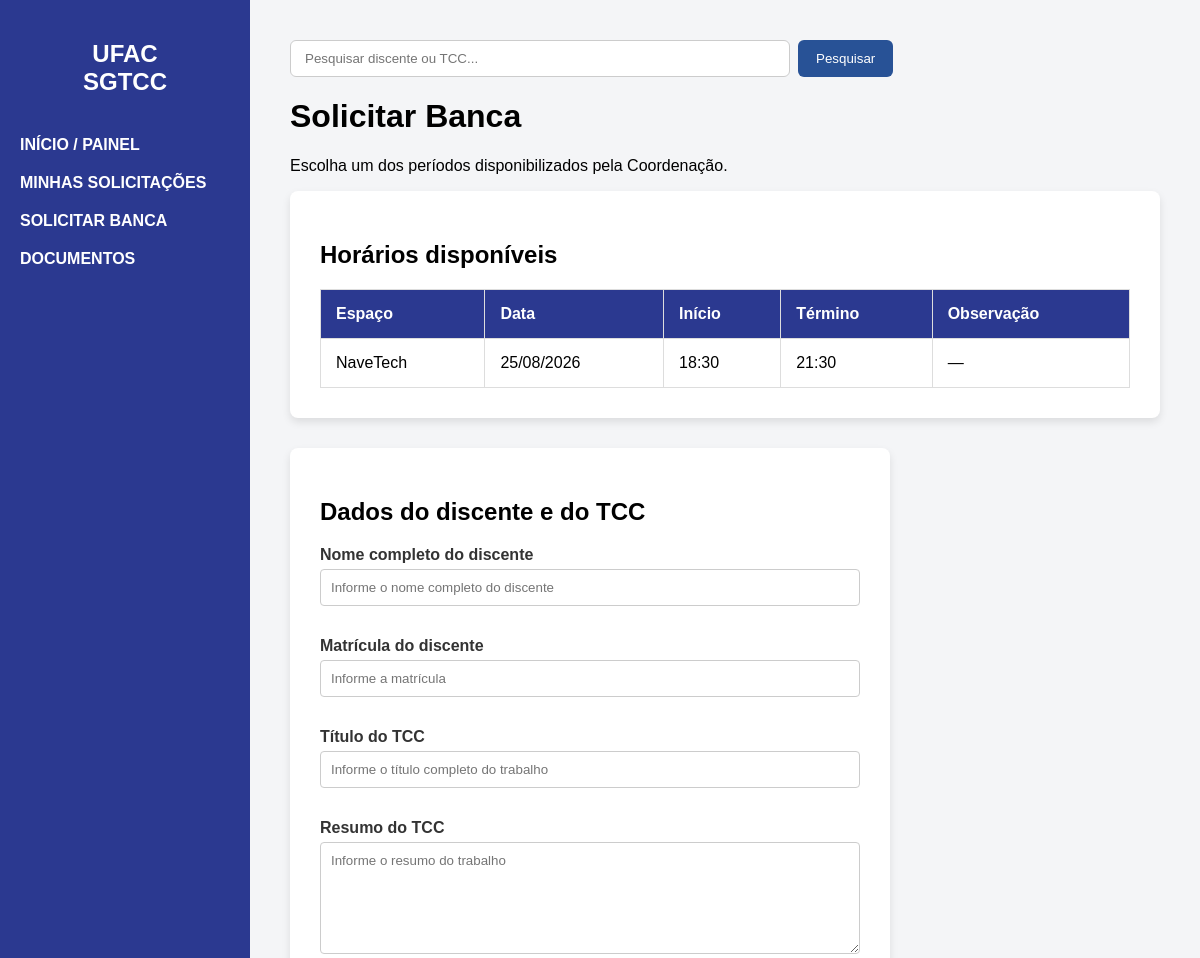
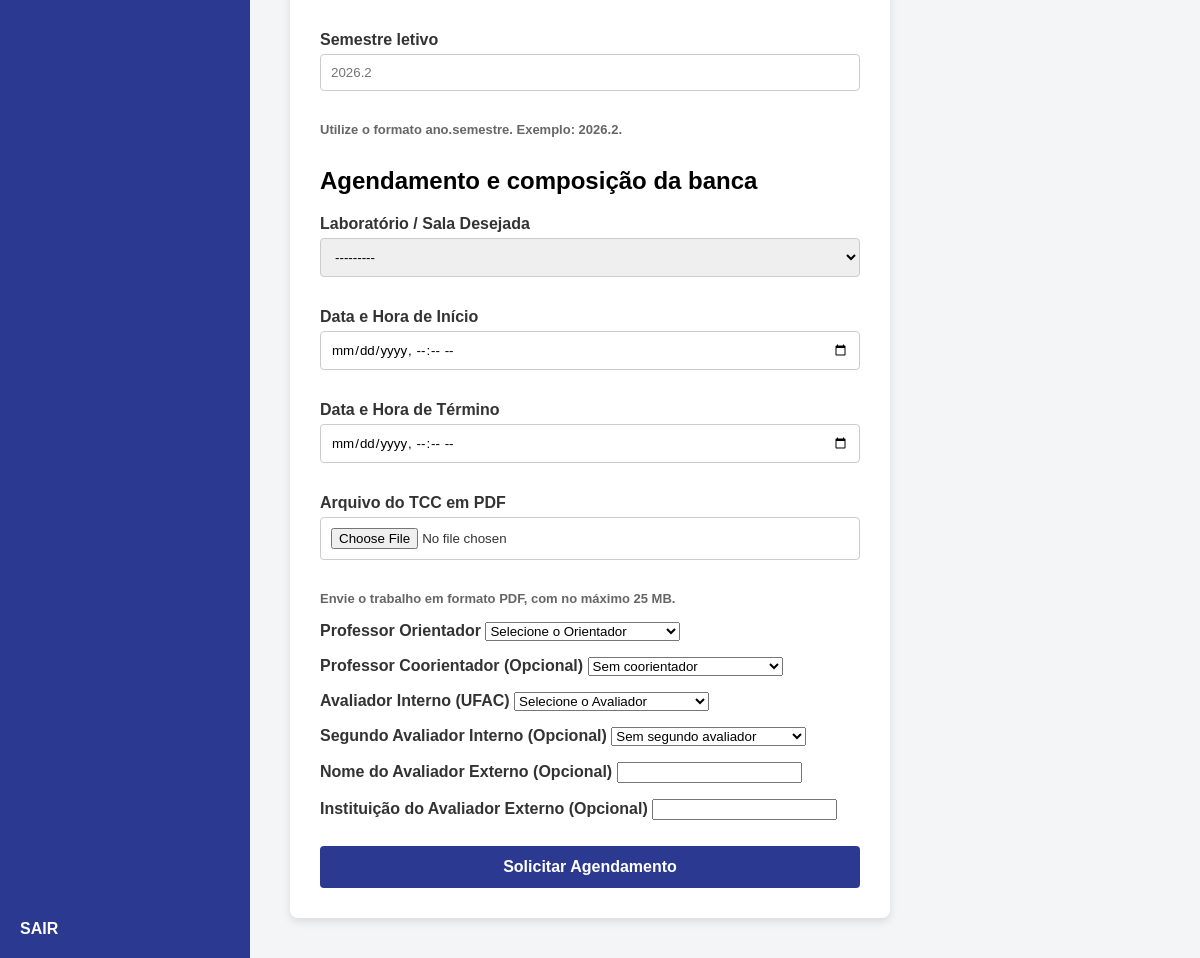
Screenshot of /solicitar/ (signed in) with the database file from the repository (2 pictures, top to bottom).
### bancasapp/models.py (models this page shows, shortened)
class DisponibilidadeEspaco(models.Model):
    espaco = models.ForeignKey(
        EspacoFisico,
        on_delete=models.CASCADE,
        related_name='disponibilidades'
    )
    data_hora_inicio = models.DateTimeField(
        verbose_name='Data e hora de início'
    )
    data_hora_fim = models.DateTimeField(
        verbose_name='Data e hora de término'
    )
    ativo = models.BooleanField(
        default=True
    )
    observacao = models.CharField(
        max_length=255,
        blank=True
    )
    criada_por = models.ForeignKey(
        User,
        on_delete=models.SET_NULL,
        null=True,
        blank=True,
        related_name='disponibilidades_criadas',
        editable=False
    )
    data_cadastro = models.DateTimeField(
        auto_now_add=True
    )
    class Meta:
        ordering = [
            'data_hora_inicio',
            'espaco__nome',
        ]
        verbose_name = 'Disponibilidade de espaço'
        verbose_name_plural = 'Disponibilidades de espaços'
        constraints = [
            models.CheckConstraint(
                condition=models.Q(
                    data_hora_fim__gt=models.F(
                        'data_hora_inicio'
                    )
                ),
                name='disponibilidade_fim_apos_inicio'
            ),
        ]
        indexes = [
            models.Index(
                fields=[
                    'espaco',
                    'data_hora_inicio',
                    'data_hora_fim',
                ],
                name='disp_espaco_periodo_idx'
            ),
        ]

class EspacoFisico(models.Model):
    nome = models.CharField(
        max_length=255
    )
    ativo = models.BooleanField(
        default=True
    )
    class Meta:
        ordering = ['nome']
        verbose_name = 'Espaço físico'
        verbose_name_plural = 'Espaços físicos'
    def __str__(self):
        return self.nome

### bancasapp/views.py (the view)
@docente_required
def solicitar_banca(request):
    expirar_solicitacoes_vencidas()
    perfil_logado = pUsuario.objects.get(
        usuario=request.user,
        perfil='DOCENTE'
    )
    if request.method == 'POST':
        form = SolicitacaoBancaForm(
            request.POST,
            request.FILES
        )
        if form.is_valid():
            with transaction.atomic():
                discente, _ = (
                    Discente.objects.get_or_create(
                        matricula=(
                            form.cleaned_data[
                                'matricula_discente'
                            ]
                        ),
                        defaults={
                            'nome': (
                                form.cleaned_data[
                                    'nome_discente'
                                ]
                            ),
                        }
                    )
                )
                projeto = ProjetoTCC.objects.create(
                    titulo=(
                        form.cleaned_data[
                            'titulo_tcc'
                        ]
                    ),
                    resumo=(
                        form.cleaned_data[
                            'resumo_tcc'
                        ]
                    ),
                    semestre_letivo=(
                        form.cleaned_data[
                            'semestre_letivo'
                        ]
                    ),
                    discente=discente,
                    status='EM_ANÁLISE',
                )
                solicitacao = form.save(
                    commit=False
                )
                solicitacao.projeto_tcc = projeto
                solicitacao.status = 'EM_ANÁLISE'
                solicitacao.usuario_solicitante = (
                    perfil_logado
                )
                solicitacao.save()
                ComposicaoBanca.objects.create(
                    solicitacao=solicitacao,
                    projeto_tcc=projeto,
                    orientador=(
                        form.cleaned_data[
                            'orientador'
                        ]
                    ),
                    coorientador=(
                        form.cleaned_data[
                            'coorientador'
                        ]
                    ),
                    avaliador_interno=(
                        form.cleaned_data[
                            'avaliador_interno'
                        ]
                    ),
                    segundo_avaliador_interno=(
                        form.cleaned_data[
                            'segundo_avaliador_interno'
                        ]
                    ),
                    nome_avaliador_externo=(
                        form.cleaned_data[
                            'nome_avaliador_externo'
                        ]
                    ),
                    instituicao_avaliador_externo=(
                        form.cleaned_data[
                            'instituicao_avaliador_externo'
                        ]
                    ),
                )
            messages.success(
                request,
                'Solicitação de banca enviada com sucesso.'
            )
            return redirect(
                'dashboard'
            )
        for campo, erros in form.errors.items():
            for erro in erros:
                messages.error(
                    request,
                    erro
                )
    else:
        form = SolicitacaoBancaForm()
    disponibilidades = (
        DisponibilidadeEspaco.objects
        .select_related('espaco')
        .filter(
            ativo=True,
            espaco__ativo=True,
            data_hora_fim__gt=timezone.now(),
        )
        .order_by(
            'data_hora_inicio',
            'espaco__nome',
        )
    )
    return render(
        request,
        'solicitar_banca.html',
        {
            'form': form,
            'disponibilidades': disponibilidades,
        }
    )

### bancasapp/models.py (called while the page is built)
    def __str__(self):
        nome_exibicao = (
            self.usuario.get_full_name().strip()
            or self.usuario.username
        )
        return (
            f'{nome_exibicao} '
            f'({self.get_perfil_display()})'
        )

### bancasapp/permissions.py (called while the page is built)
def usuario_e_docente(user):
    if not user.is_authenticated or not user.is_active:
        return False
    return pUsuario.objects.filter(
        usuario=user,
        perfil='DOCENTE'
    ).exists()

def docente_required(view_func):
    @login_required(login_url='login')
    @wraps(view_func)
    def wrapper(request, *args, **kwargs):
        if usuario_e_docente(request.user):
            return view_func(
                request,
                *args,
                **kwargs
            )
        messages.error(
            request,
            'Apenas docentes cadastrados podem realizar esta operação.'
        )
        return redirect('dashboard')
    return wrapper

### bancasapp/services.py (called while the page is built)
def expirar_solicitacoes_vencidas():
    return (
        SolicitacaoAgendamento.objects
        .filter(
            status='EM_ANÁLISE',
            opcao_data_inicio__lte=timezone.now(),
        )
        .update(
            status='EXPIRADA'
        )
    )

### templates/solicitar_banca.html (shortened to what this page needs)
{% extends 'base.html' %}
{% block content %}
<div class="dashboard-header">
    <h1>Solicitar Banca</h1>
    <p>
        Escolha um dos períodos disponibilizados pela Coordenação.
    </p>
</div>
<div class="table-container" style="margin-bottom: 30px;">
    <h2>Horários disponíveis</h2>
    {% if disponibilidades %}
        <table>
            <thead>
                <tr>
                    <th>Espaço</th>
                    <th>Data</th>
                    <th>Início</th>
                    <th>Término</th>
                    <th>Observação</th>
                </tr>
            </thead>
            <tbody>
                {% for disponibilidade in disponibilidades %}
                    <tr>
                        <td>{{ disponibilidade.espaco.nome }}</td>
                        <td>
                            {{ disponibilidade.data_hora_inicio|date:"d/m/Y" }}
                        </td>
                        <td>
                            {{ disponibilidade.data_hora_inicio|date:"H:i" }}
                        </td>
                        <td>
                            {{ disponibilidade.data_hora_fim|date:"H:i" }}
                        </td>
                        <td>
                            {{ disponibilidade.observacao|default:"—" }}
                        </td>
                    </tr>
                {% endfor %}
            </tbody>
        </table>
    {% else %}
        <p>
            A Coordenação ainda não disponibilizou horários
            para novas bancas.
        </p>
    {% endif %}
</div>
<div class="form-container">
    <form method="POST" enctype="multipart/form-data">
        <h2>Dados do discente e do TCC</h2>
        <p>
            <label for="{{ form.nome_discente.id_for_label }}">
                <strong>{{ form.nome_discente.label }}</strong>
            </label>
            {{ form.nome_discente }}
        </p>
        <p>
            <label for="{{ form.matricula_discente.id_for_label }}">
                <strong>{{ form.matricula_discente.label }}</strong>
            </label>
            {{ form.matricula_discente }}
        </p>
        <p>
            <label for="{{ form.titulo_tcc.id_for_label }}">
                <strong>{{ form.titulo_tcc.label }}</strong>
            </label>
            {{ form.titulo_tcc }}
        </p>
        <p>
            <label for="{{ form.resumo_tcc.id_for_label }}">
                <strong>{{ form.resumo_tcc.label }}</strong>
            </label>
            {{ form.resumo_tcc }}
        </p>
        <p>
            <label for="{{ form.semestre_letivo.id_for_label }}">
                <strong>{{ form.semestre_letivo.label }}</strong>
            </label>
            {{ form.semestre_letivo }}
        </p>
        <p style="font-size: 13px; color: #666;">
            {{ form.semestre_letivo.help_text }}
        </p>
        <h2 style="margin-top: 30px;">
            Agendamento e composição da banca
        </h2>
        <p>
            <label for="{{ form.espaco.id_for_label }}">
                <strong>{{ form.espaco.label }}</strong>
            </label>
            {{ form.espaco }}
        </p>
        <p>
            <label for="{{ form.opcao_data_inicio.id_for_label }}">
                <strong>{{ form.opcao_data_inicio.label }}</strong>
            </label>
            {{ form.opcao_data_inicio }}
        </p>
        <p>
            <label for="{{ form.opcao_data_fim.id_for_label }}">
                <strong>{{ form.opcao_data_fim.label }}</strong>
            </label>
            {{ form.opcao_data_fim }}
        </p>
        <p>
            <label for="{{ form.arquivo_tcc.id_for_label }}">
                <strong>{{ form.arquivo_tcc.label }}</strong>
            </label>
            {{ form.arquivo_tcc }}
        </p>
        <p style="font-size: 13px; color: #666;">
            {{ form.arquivo_tcc.help_text }}
        </p>
        <p>
            <label for="{{ form.orientador.id_for_label }}">
                <strong>{{ form.orientador.label }}</strong>
            </label>
            {{ form.orientador }}
        </p>
        <p>
            <label for="{{ form.coorientador.id_for_label }}">
                <strong>{{ form.coorientador.label }}</strong>
            </label>
            {{ form.coorientador }}
        </p>
        <p>
            <label for="{{ form.avaliador_interno.id_for_label }}">
                <strong>{{ form.avaliador_interno.label }}</strong>
            </label>
            {{ form.avaliador_interno }}
        </p>
        <p>
            <label for="{{ form.segundo_avaliador_interno.id_for_label }}">
                <strong>{{ form.segundo_avaliador_interno.label }}</strong>
            </label>
            {{ form.segundo_avaliador_interno }}
        </p>
        <p>
            <label for="{{ form.nome_avaliador_externo.id_for_label }}">
                <strong>{{ form.nome_avaliador_externo.label }}</strong>
            </label>
            {{ form.nome_avaliador_externo }}
        </p>
        <p>
            <label for="{{ form.instituicao_avaliador_externo.id_for_label }}">
                <strong>
                    {{ form.instituicao_avaliador_externo.label }}
                </strong>
            </label>
            {{ form.instituicao_avaliador_externo }}
        </p>
        <button type="submit" class="btn-enviar">
            Solicitar Agendamento
        </button>
    </form>
</div>
{% endblock %}

### static/css/style.css (style rules this page uses)
body { margin: 0; font-family: Arial, sans-serif; display: flex; height: 100vh; background-color: #f4f5f7; }
.form-container { background-color: white; padding: 30px; border-radius: 8px; box-shadow: 0 4px 8px rgba(0, 0, 0, 0.1); max-width: 600px; }
.form-container p { font-weight: bold; color: #333; }
.form-input { width: 100%; padding: 10px; margin-top: 5px; margin-bottom: 15px; border: 1px solid #ccc; border-radius: 4px; box-sizing: border-box; font-family: inherit; }
.btn-enviar { background-color: #2b3990; color: white; padding: 12px 20px; border: none; border-radius: 4px; font-size: 16px; font-weight: bold; cursor: pointer; width: 100%; margin-top: 10px; }
.table-container { background-color: white; padding: 30px; border-radius: 8px; box-shadow: 0 4px 8px rgba(0, 0, 0, 0.1); }
table { width: 100%; border-collapse: collapse; margin-top: 20px; }
table th, table td { border: 1px solid #ddd; padding: 15px; text-align: left; }
table th { background-color: #2b3990; color: white; }
select option[value=""] { display: none; }
* { box-sizing: border-box; }
body { min-height: 100vh; height: auto; }
.table-container, .tabela-container { width: 100%; overflow-x: auto; }
.form-container { width: 100%; }

### rows the page displays
DisponibilidadeEspaco: espaco.nome "NaveTech", data_hora_inicio "25/08/2026", data_hora_inicio "18:30", data_hora_fim "21:30", observacao "—"
